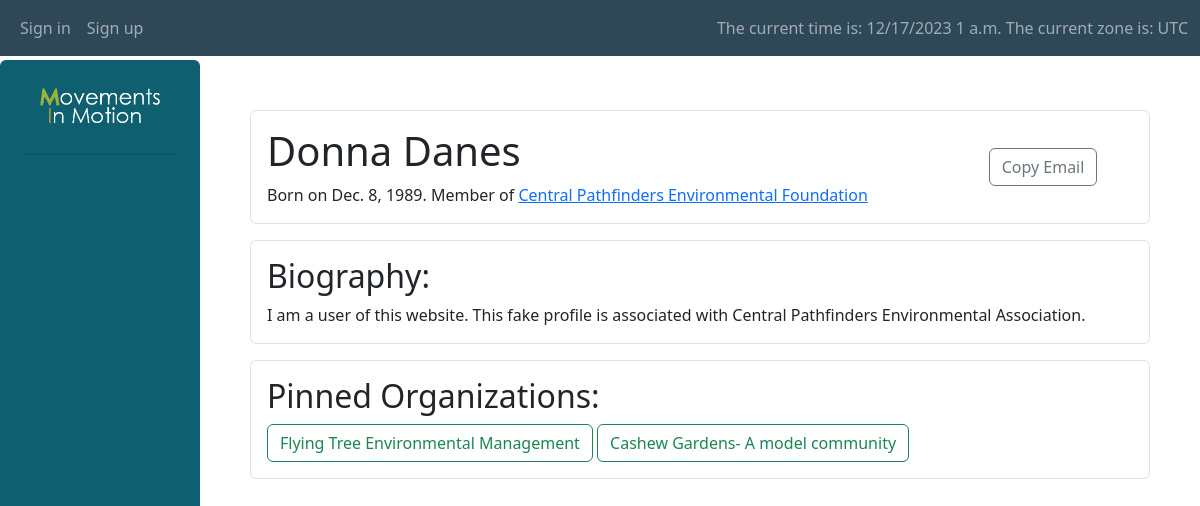
Screenshot of /Forum/profile/14 with the database file from the repository.
### Forum/models.py (models this page shows, shortened)
class Profile(User):
    birthday = models.DateField(default=timezone.now, blank=True, null=True)
    biography = models.TextField(default="I am a user of this website", null=True, blank=True)
    pinned = models.ManyToManyField(Organization, related_name="followers",blank=True)
    membership = models.ForeignKey(Organization, null=True, blank=True, on_delete=models.SET_NULL, related_name='members')
    class Meta:
        permissions = [
            ("can_post", "can post on behalf of an organization")
        ]

class Organization(models.Model):
    name = models.CharField(max_length=100, null=False, blank=False)
    about = models.TextField(null=False, blank=False)
    logo = models.ImageField(null=True, blank=True, upload_to='organization_logos')
    official_email = models.EmailField(null=True, blank=True)

### Forum/views.py (the view)
# urls.py: path("profile/<int:pk>", views.ProfileDetailView.as_view(), name="profile_view"),
class ProfileDetailView(DetailView):
    model = Profile
    template_name = "Forum/detail_pages/profile_details.html"

### Forum/templates/Forum/detail_pages/profile_details.html (shortened to what this page needs)
{% extends "Forum/layouts/sidebar_layout.html" %}
{% load static %}
{% block body %}
    <div class="bar-in rounded border mb-3 p-3 align-items-center">
        <div class="row g-0 align-items-center">
            <div class="col-md-10">
                <h1>{{ profile.get_full_name }}</h1>
                <div class="d-inline">Born on {{ profile.birthday }}.</div>
                {% if profile.membership %}
                    <div class="d-inline">Member of <a href="{% url 'organization_view' pk=profile.membership.pk %}">{{ profile.membership.name }}</a></div>
                {% endif %}
            </div>
            <div class="col">
                <button class="btn btn-outline-secondary" type="button" onclick="copy_text(this, '{{ profile.email }}')">Copy Email</button>
            </div>
        </div>
    </div>
    <div class="bar-in rounded border mb-3 p-3 align-items-center">
        <h2>Biography: </h2>
        {{ profile.biography }}
    </div>
    <div class="bar-in rounded border mb-3 p-3 align-items-center">
        <h2>Pinned Organizations: </h2>
        {% for org in profile.pinned.all %}
            <div class="d-inline"><a class="btn btn-outline-success" href="{% url 'organization_view' pk=org.pk %}">{{ org.name }}  </a>    </div>
        {% empty %}
            <p>(This user has no pinned organizations)</p>
        {% endfor %}
    </div>
{% endblock %}

### rows the page displays
Profile: get_full_name "Donna Danes", birthday "Dec. 8, 1989", membership.name "Central Pathfinders Environmental Foundation", biography "I am a user of this website. This fake profile is associated with Central Pathfinders Environmental Association."
Organization: name "Flying Tree Environmental Management"
Organization: name "Cashew Gardens- A model community"

### other values shown
{{ TIME_ZONE }} "UTC"
